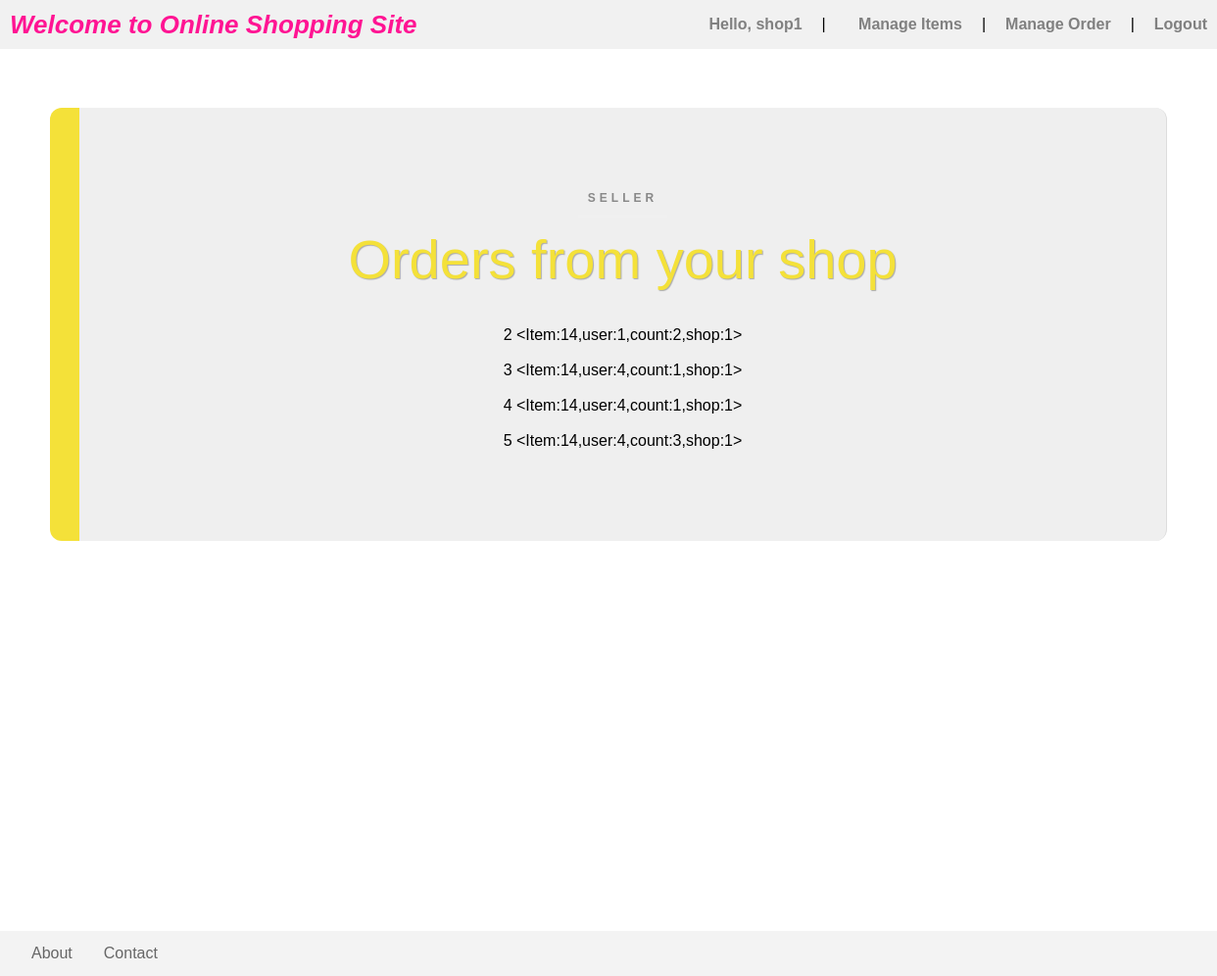
The page /order/view (signed in) on the database its author committed.
### project/models/UserModel.py (models this page shows, shortened)
class User(UserMixin, PkModel):
    __tablename__ = "users"
    username = Column(db.String(80), unique=True, nullable=False)
    main_image_url = Column(db.VARCHAR(255), nullable=True, default="static/image/user_info/default_avatar.jpg")
    email = Column(db.String(80), unique=True, nullable=False)
    password = Column(db.String(128), nullable=True)
    created_at = Column(db.DateTime, nullable=False, default=dt.datetime.utcnow)
    first_name = Column(db.String(30), nullable=True)
    last_name = Column(db.String(30), nullable=True)
    active = Column(db.Boolean(), default=False)
    is_shopper = Column(db.Boolean(), default=False)
    items = db.relationship("Item", backref='owned_user', lazy=True)
    cart = db.relationship("Cart", backref='cart_user', lazy=True)
    order = db.relationship("Order", backref='order_user', lazy=True)

### project/models/OrderModel.py (models this page shows, shortened)
class Order(PkModel):
    __tablename__ = "orders"
    order_id = Column(db.Integer, nullable=False)
    count = Column(db.Integer, nullable=False)
    item_id = db.Column(db.Integer, db.ForeignKey("item.id"))
    user_id = db.Column(db.Integer, db.ForeignKey("users.id"))
    shopper_id = db.Column(db.Integer)
    created_at = Column(db.DateTime, nullable=False, default=dt.datetime.utcnow)
    def get_shop_userID(self) -> int:
        return Item.get_by_id(self.item_id).owner
    def __repr__(self) -> str:
        return f'<Item:{self.item_id},user:{self.user_id},count:{self.count},shop:{self.get_shop_userID()}>'

### project/models/ItemModel.py (models this page shows, shortened)
class Item(PkModel):
    __tablename__ = "item"
    name = Column(db.VARCHAR(255), nullable=False, default="")
    price = Column(db.Float(50), nullable=False, default=0.0)
    description = db.Column(db.String(length=1024), nullable=False, default="")
    inventory = Column(db.Integer, nullable=False, default=0)
    sold_count = Column(db.Integer, nullable=False, default=0)
    disabled = Column(db.Boolean, nullable=False, default=False)
    created_at = Column(db.DateTime, nullable=False, default=dt.datetime.utcnow)
    main_image_url = Column(db.VARCHAR(255), nullable=False, default="")
    owner = db.Column(db.Integer, db.ForeignKey("users.id"))
    cart = db.relationship("Cart", backref='cart_item', lazy=True)
    order = db.relationship("Order", backref='order_item', lazy=True)
    category = Column(db.Integer, db.ForeignKey("category.id"), nullable=True, default=db.null)

### project/shopping/order.py (the view)
@blueprint.route("/order/view", methods=["GET", "POST"])
@login_required
def view_order():
    user: User = current_user
    if user.is_shopper:
        orders = OrderModel.get_orders_by_shopper(user.id)
        return render_template("shopping/order.html", orders=orders, isshopper=user.is_shopper)
    else:
        orders = OrderModel.get_orders_by_userid(user.id)
        return render_template("shopping/order.html", orders=orders, isshopper=user.is_shopper)

### project/database_model.py (called while the page is built)
    @classmethod
    def get_by_id(cls, record_id):
        basestring = (str, bytes)
        if any(
                (
                        isinstance(record_id, basestring) and record_id.isdigit(),
                        isinstance(record_id, (int, float)),
                )
        ):
            return cls.query.get(int(record_id))
        return None

### project/models/OrderModel.py (called while the page is built)
def get_orders_by_shopper(shopper_id) -> dict:
    items: list[Order] = Order.query.filter_by(shopper_id=shopper_id).all()
    res: dict[str: Order] = {}
    for i in items:
        order_id: int = i.order_id
        if order_id not in res.keys():
            res[order_id] = [i]
        else:
            res[order_id].append(i)
    return res

### project/models/UserModel.py (called while the page is built)
@login_manager.user_loader
def load_user(user_id):
    user = User.query.get(user_id)
    return user

### project/templates/shopping/order.html (shortened to what this page needs)
{% extends "/base/base.html" %}
{% block style %}
    <link rel="stylesheet" href="../../static/css/shopping/order.css">
{% endblock %}
{% block content %}
    <div class="shopping-cart-big-box">
        <div id="shopping-cart-box">
            {% if isshopper %}
                <p class="shopping-cart-box-head"> Seller </p>
                <h1>Orders from your shop</h1>
                <br>
                <br>
                {% for order_id in orders %}
                    {{ order_id }}
                    {% for order in orders[order_id] %}
                        {{ order }}
                    {% endfor %}
                    <br>
                    <br>
                {% endfor %}
            {% endif %}
        </div>
    </div>
{% endblock %}

### project/templates/base/base.html (shortened to what this page needs)
<!DOCTYPE html>
<html lang="en">
<head>
    <link rel="stylesheet" href="{{ url_for('static',filename='css/base/base.css') }}">
    <link rel="stylesheet" href="{{ url_for('static',filename='css/base/footer.css') }}">
    <link rel="stylesheet" href="{{ url_for('static',filename='css/base/new_navbar.css') }}">
    {% block style %}
    {% endblock %}
</head>
<body>
<header>
    <nav>
        {% block nav %}
            <div class="nav-container-box">
                <a class="nav-main-text" href="{{ url_for("index.home") }}">Welcome to Online Shopping Site</a>
                <ul class="nav-right-bar">
                    {% if current_user.is_authenticated %}
                        <li><a href="{{ url_for("user.info") }}">Hello, {{ current_user.username }}</a></li>
                        <li>|</li>
                        {% if current_user.is_shopper %}
                            <li class="nav-title_shopping_cart">
                                &nbsp;&nbsp;&nbsp;<a href="{{ url_for("item.ManageItem") }}">Manage Items</a>
                            </li>
                            <li>|</li>
                            <li class="nav-title_shopping_cart">
                                <a href="{{ url_for("order.view_order") }}">
                                    Manage Order</a>
                            </li>
                        {% endif %}
                        <li>|</li>
                        <li><a href="{{ url_for("user.logout") }}">Logout</a></li>
                    {% endif %}
                </ul>
            </div>
        {% endblock %}
    </nav>
</header>
{% block body %}
    <section id="container">
        {% block content %}
        {% endblock %}
    </section>
    {% block footer %}
        {% include '/base/footer.html' %}
    {% endblock %}
{% endblock %}
</body>
</html>

### project/templates/base/footer.html
<footer class="footer-bar">
    <ul class="footer-item-list">
        <li><a href="{{ url_for('index.about') }}">About</a></li>
        <li><a href="mailto:yuyang.wang@ucdconnect.ie">Contact</a></li>
    </ul>
</footer>

### project/static/css/base/base.css (style rules this page uses)
* { list-style: none; margin: 0; padding: 0; font-size: 16px; font-family: Montserrat, sans-serif; font-weight: 400; font-style: normal; -webkit-font-smoothing: antialiased; -webkit-text-size-adjust: 100%; scrollbar-width: none; -ms-overflow-style: none; }
* { transition: all 0.4s linear; -webkit-transition: all 0.4s linear; -moz-transition: all 0.4s linear; -o-transition: all 0.4s linear; }
body { display: flex; flex-direction: column; }
#container { display: flex; min-height: 100vh; flex-direction: column; }
a { text-decoration: none; color: black; }
a { text-decoration: none; }
body { animation: FadeIn 0.5s ease-in 0s backwards; }

### project/static/css/base/footer.css (style rules this page uses)
.footer-bar { width: 100%; display: flex; flex-direction: row; justify-content: flex-start; align-items: center; background-color: #f3f3f3; padding: 14px 16px; margin-top: 100px; }
.footer-item-list { display: flex; flex-direction: row; justify-content: flex-start; list-style-type: none; }
.footer-bar li a { color: #666; padding: 14px 16px; text-decoration: none; }

### project/static/css/base/new_navbar.css (style rules this page uses)
.nav-container-box { height: 50px; display: flex; flex-direction: row; justify-content: space-between; align-items: center; background-color: #f1f1f1; }
.nav-main-text { padding: 10px; text-decoration: none; font-size: 26px; font-weight: bold; font-style: italic; color: deeppink; float: left; }
.nav-right-bar { display: flex; flex-direction: row; justify-content: space-around; align-items: center; list-style: none; }
.nav-right-bar li { margin: 10px; }
.nav-right-bar li a { text-decoration: none; color: #c398e3; font-weight: bold; }
.nav-right-bar li a:link { color: gray; }

### project/static/css/shopping/order.css (style rules this page uses)
.shopping-cart-big-box { display: flex; flex-direction: column; align-items: center; margin-top: 60px; }
#shopping-cart-box { background-color: #efefef; border-left: 30px solid #f4e139; border-right: 1px solid #ddd; -moz-box-shadow: 0px 0px 16px #aaa; border-radius: 12px; padding: 75px 120px; display: flex; flex-direction: column; justify-content: center; align-items: center; min-width: 70%; }
.shopping-cart-box-head { font-family: Helvetica, Arial, Serif; text-transform: uppercase; font-weight: bold; font-size: 12px; font-style: normal; letter-spacing: 4px; color: #888; border-bottom: 3px solid #f0f0f0; margin-bottom: 10px; padding: 10px; }
#shopping-cart-box h1 { display: flex; align-items: flex-start; font-family: "Trebuchet MS", sans-serif; color: #f4e139; font-weight: normal; font-style: normal; font-size: 56px; text-shadow: 1px 1px 1px #aaa; }

### rows shown on the page
User: username "shop1"
Order: item+user+count "<Item:14,user:1,count:2,shop:1>"
Order: item+user+count "<Item:14,user:4,count:1,shop:1>"
Order: item+user+count "<Item:14,user:4,count:1,shop:1>"
Order: item+user+count "<Item:14,user:4,count:3,shop:1>"

### other values the page prints
{{ order_id }} "2" "3" "4" "5"
